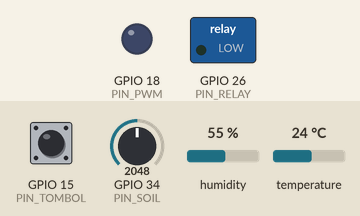
Simulated run of this program. Board: ESP32. On the bench: switched loads named in the program (green lamp = pin HIGH), output pins drawn as LEDs (lit = HIGH). The inputs (shaded band) are chosen by the test bench; at power-on: temperature 24 °C, GPIO 34 (PIN_SOIL) = 2048, GPIO 15 (PIN_TOMBOL) HIGH, humidity 55 % (analog values on the 0–4095 scale). What the program prints to the serial monitor is not drawn.

Above: at 1.2 s.
1.3 s: temperature set to 33 °C
At 5.0 s:
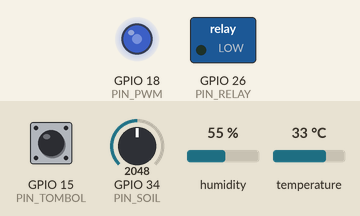
5.5 s: GPIO 34 (PIN_SOIL) set to 2586
12.5 s: GPIO 34 (PIN_SOIL) set to 2662
At 15.6 s:
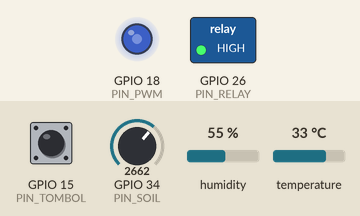
16.5 s: temperature set to 12 °C
At 20.1 s:
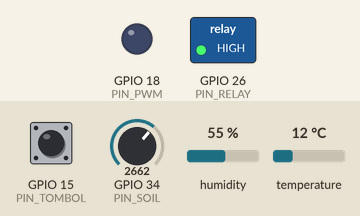
20.5 s: temperature set to 41 °C
Timing chart, 0 to 33.7 s (numbered marks = the images above; inputs shaded):
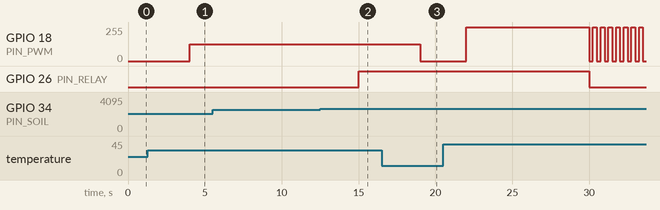

Measured:
- the behaviour switches between 2615 and 2616 on GPIO 34 (PIN_SOIL) (found by bisection; images 1 and 2)
- after the input at 1.3 s, GPIO 18 (PIN_PWM): 0/255 → 127/255 after 2.7 s
- after the input at 5.5 s, every drawn part: stays the same
- after the input at 12.5 s, GPIO 26 (PIN_RELAY): LOW → HIGH after 2.5 s
- after the input at 16.5 s, GPIO 18 (PIN_PWM): 127/255 → 0/255 after 2.5 s

The program:

main.cpp
```cpp
#include <Arduino.h>
#include <DHT.h>
#include <ArduinoJson.h>


// 0 = Chattering (Single Threshold)
// 1 = Histeresis
#define GUNAKAN_HISTERESIS 1

// 0 = Dry-Run OFF
// 1 = Dry-Run ON
#define ENABLE_DRY_RUN 1

// ======================================
// PIN ESP32
// ======================================

#define PIN_DHT 4
#define PIN_SOIL 34
#define PIN_TOMBOL 15
#define PIN_RELAY 26
#define PIN_PWM 18

// ======================================
// PARAMETER SISTEM
// ======================================

const int MV_KERING = 2650;
const int MV_BASAH = 1100;

const float POMPA_ON = 35.0f;
const float POMPA_OFF = 60.0f;
const float AMBANG_TUNGGAL = 45.0f;

const int N_FILTER = 5;

const int PWM_FREQ = 5000;
const int PWM_RES = 8;
const int PWM_CH = 0;

const unsigned long INTERVAL_MS = 1000;
const unsigned long MAX_RUN_MS = 15000;

const float KENAIKAN_MIN = 1.0f;

// ======================================
// VARIABEL GLOBAL
// ======================================

DHT dht(PIN_DHT, DHT22);

uint32_t sampel[N_FILTER] = {0};

int idx = 0;
bool penuh = false;

unsigned long lastRead = 0;
unsigned long lastDebounce = 0;
unsigned long seq = 0;
unsigned long relaySwitches = 0;

unsigned long pumpStart = 0;

float soilAtStart = 0;

bool pumpOn = false;
bool manualMode = false;
bool buttonPrev = HIGH;
bool dryRunFault = false;

// ======================================
// PWM SETUP
// ======================================

void pwmSetup() {

#if defined(ESP_ARDUINO_VERSION) && (ESP_ARDUINO_VERSION >= ESP_ARDUINO_VERSION_VAL(3,0,0))

    ledcAttach(PIN_PWM, PWM_FREQ, PWM_RES);

#else

    ledcSetup(PWM_CH, PWM_FREQ, PWM_RES);
    ledcAttachPin(PIN_PWM, PWM_CH);

#endif
}

void pwmWrite(uint8_t duty) {

#if defined(ESP_ARDUINO_VERSION) && (ESP_ARDUINO_VERSION >= ESP_ARDUINO_VERSION_VAL(3,0,0))

    ledcWrite(PIN_PWM, duty);

#else

    ledcWrite(PWM_CH, duty);

#endif
}

// ======================================
// MOVING AVERAGE
// ======================================

uint32_t soilMvFiltered() {

    sampel[idx] = analogReadMilliVolts(PIN_SOIL);

    idx = (idx + 1) % N_FILTER;

    if (idx == 0) {
        penuh = true;
    }

    int count = penuh ? N_FILTER : idx;

    uint64_t total = 0;

    for (int i = 0; i < count; i++) {
        total += sampel[i];
    }

    return total / count;
}

// ======================================
// KONVERSI SOIL MOISTURE
// ======================================

float soilPercent(uint32_t mv) {

    float p = (float)(MV_KERING - (int)mv)
              * 100.0f / (MV_KERING - MV_BASAH);

    return constrain(p, 0.0f, 100.0f);
}

// ======================================
// KONTROL POMPA
// ======================================

void setPump(bool state) {

    if (pumpOn != state) {

        pumpOn = state;

        relaySwitches++;

        digitalWrite(PIN_RELAY, pumpOn ? HIGH : LOW);

    }
}

// ======================================
// SETUP
// ======================================

void setup() {

    Serial.begin(115200);

    pinMode(PIN_SOIL, INPUT);
    pinMode(PIN_TOMBOL, INPUT_PULLUP);

    pinMode(PIN_RELAY, OUTPUT);
    pinMode(PIN_PWM, OUTPUT);

    digitalWrite(PIN_RELAY, LOW);

    analogReadResolution(12);
    analogSetPinAttenuation(PIN_SOIL, ADC_11db);

    pwmSetup();

    dht.begin();

    Serial.println("{\"event\":\"boot\",\"lab\":\"Greenhouse Kopi\"}");

    Serial.print("MODE KONTROL: ");

#if GUNAKAN_HISTERESIS == 1
    Serial.println("HYSTERESIS");
#else
    Serial.println("SINGLE_THRESHOLD");
#endif

#if ENABLE_DRY_RUN == 1
    Serial.println("DRY_RUN: ON");
#else
    Serial.println("DRY_RUN: OFF");
#endif

}

// ======================================
// LOOP UTAMA
// ======================================

void loop() {

    unsigned long now = millis();

    // ------------------------------
    // PEMERIKSAAN TOMBOL
    // ------------------------------

    bool button = digitalRead(PIN_TOMBOL);

    if (button == LOW &&
        buttonPrev == HIGH &&
        now - lastDebounce > 60) {

        lastDebounce = now;

        manualMode = !manualMode;

        Serial.printf(
            "{\"event\":\"mode_change\",\"manual_override\":%s}\n",
            manualMode ? "true" : "false"
        );

    }

    buttonPrev = button;

    // ------------------------------
    // INDIKATOR FAULT
    // ------------------------------

    if (dryRunFault) {

        digitalWrite(
            PIN_PWM,
            ((now / 250) % 2) ? HIGH : LOW
        );

    }

    // ------------------------------
    // INTERVAL PEMBACAAN SENSOR
    // ------------------------------

    if (now - lastRead < INTERVAL_MS) {
        return;
    }

    lastRead = now;

    // ------------------------------
    // BACA SENSOR
    // ------------------------------

    int adcRaw = analogRead(PIN_SOIL);

    uint32_t mv = soilMvFiltered();

    float soil = soilPercent(mv);

    float temp = dht.readTemperature();

    float hum = dht.readHumidity();

    if (isnan(temp) || isnan(hum)) {

        Serial.println(
            "{\"error\":\"Pembacaan DHT22 gagal\"}"
        );

        return;
    }

    // ------------------------------
    // KONTROL POMPA
    // ------------------------------

    bool wasOn = pumpOn;

    if (!dryRunFault) {

        if (manualMode) {

            setPump(true);

        } else {

#if GUNAKAN_HISTERESIS == 1

            if (soil < POMPA_ON) {
                setPump(true);
            }

            else if (soil >= POMPA_OFF) {
                setPump(false);
            }

#else

            setPump(soil < AMBANG_TUNGGAL);

#endif

        }

    }

    // ------------------------------
    // CATAT WAKTU POMPA
    // ------------------------------

    if (!wasOn && pumpOn) {

        pumpStart = now;

        soilAtStart = soil;

    }

    if (wasOn && !pumpOn) {

        pumpStart = 0;

    }

    // ------------------------------
    // DRY-RUN SAFETY CUT-OFF
    // ------------------------------

#if ENABLE_DRY_RUN == 1

    if (pumpOn &&
        !dryRunFault &&
        now - pumpStart >= MAX_RUN_MS &&
        soil < soilAtStart + KENAIKAN_MIN) {

        dryRunFault = true;

        manualMode = false;

        setPump(false);

        Serial.println(
            "{\"fault\":\"DRY_RUN_PROTECTION\"}"
        );

    }

#endif

    // ------------------------------
    // KONTROL KIPAS PWM
    // ------------------------------

    int duty = map(
        (long)(temp * 10.0f),
        280,
        380,
        0,
        255
    );

    duty = constrain(duty, 0, 255);

    float fanPct = duty * 100.0f / 255.0f;

    if (!dryRunFault) {

        pwmWrite((uint8_t)duty);

    }

    // ------------------------------
    // OUTPUT JSON
    // ------------------------------

    JsonDocument doc;

    doc["device_id"] = "esp32-kopi-gh01";

    doc["seq"] = ++seq;

    doc["adc_raw"] = adcRaw;

    doc["soil_mv_avg"] = mv;

    doc["soil_pct"] = soil;

    doc["temp_c"] = temp;

    doc["air_hum_pct"] = hum;

    doc["pump_on"] = pumpOn;

    doc["relay_switches"] = relaySwitches;

    doc["fan_pwm_pct"] = fanPct;

    doc["ctrl_mode"] =
        manualMode ? "MANUAL" :
        (GUNAKAN_HISTERESIS ? "HYSTERESIS" : "SINGLE_THR");

    doc["fault"] =
        dryRunFault ? "DRY_RUN_PROTECTION" : "NONE";

    serializeJson(doc, Serial);

    Serial.println();

}
```
